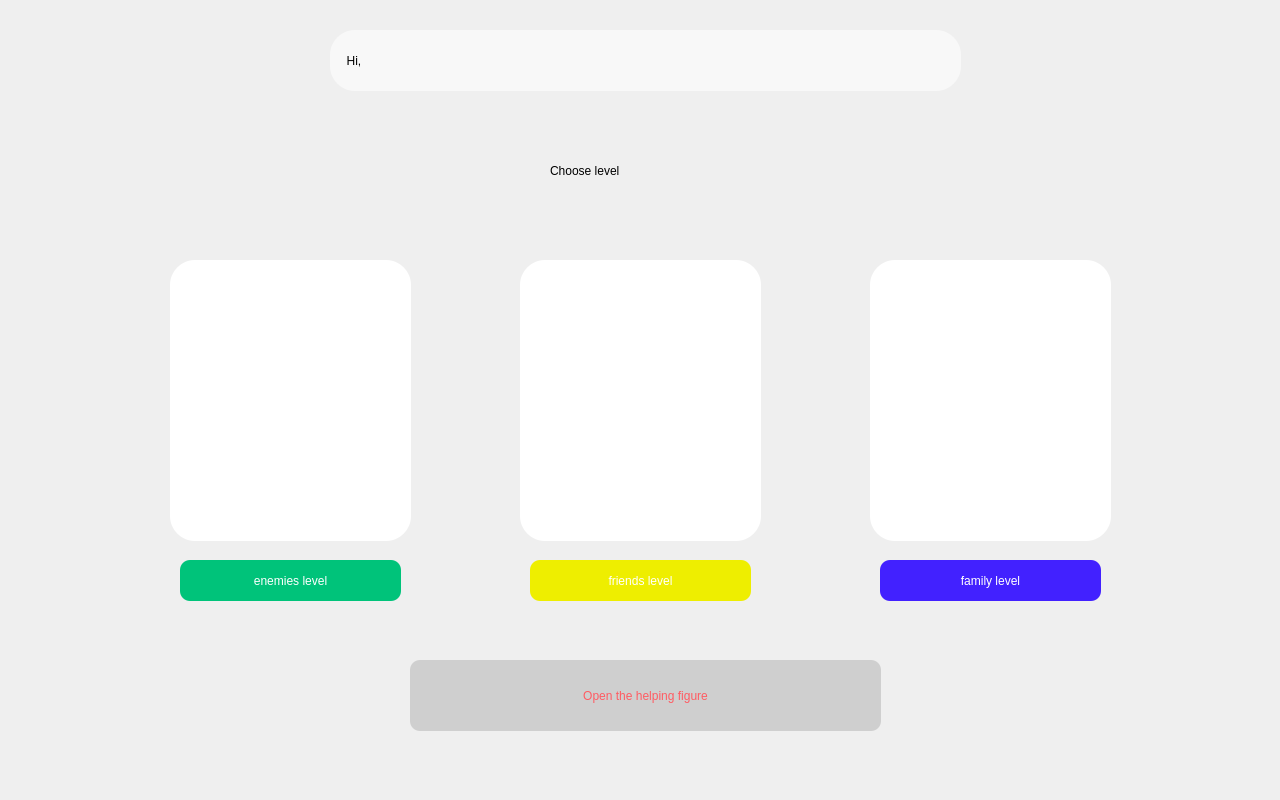
<?xml version="1.0" encoding="UTF-8"?>
<ui version="4.0">
 <class>Dialog</class>
 <widget class="QDialog" name="Dialog">
  <property name="geometry">
   <rect>
    <x>0</x>
    <y>0</y>
    <width>1280</width>
    <height>800</height>
   </rect>
  </property>
  <property name="windowTitle">
   <string>Dialog</string>
  </property>
  <widget class="QPushButton" name="enemieslevel">
   <property name="geometry">
    <rect>
     <x>180</x>
     <y>560</y>
     <width>221</width>
     <height>41</height>
    </rect>
   </property>
   <property name="styleSheet">
    <string notr="true">background: rgb(0, 195, 122);
font: 16pt &quot;Permanent Marker&quot;;
color: rgb(255, 255, 255);
border-radius: 10px 10px 20px 20px;
opacity: 1;</string>
   </property>
   <property name="text">
    <string>enemies level</string>
   </property>
  </widget>
  <widget class="QLabel" name="label_2">
   <property name="geometry">
    <rect>
     <x>170</x>
     <y>260</y>
     <width>241</width>
     <height>281</height>
    </rect>
   </property>
   <property name="styleSheet">
    <string notr="true">border-radius: 25px 25px 35px 35px;
font: 20pt &quot;MS Shell Dlg 2&quot;;
background-color: rgb(255, 255, 255);</string>
   </property>
   <property name="text">
    <string/>
   </property>
   <property name="pixmap">
    <pixmap>images/lion-dance.png</pixmap>
   </property>
   <property name="scaledContents">
    <bool>true</bool>
   </property>
  </widget>
  <widget class="QLabel" name="label_4">
   <property name="geometry">
    <rect>
     <x>550</x>
     <y>150</y>
     <width>181</width>
     <height>41</height>
    </rect>
   </property>
   <property name="styleSheet">
    <string notr="true">font: 18pt &quot;MS Shell Dlg 2&quot;;</string>
   </property>
   <property name="text">
    <string>Choose level</string>
   </property>
  </widget>
  <widget class="QLabel" name="hi">
   <property name="geometry">
    <rect>
     <x>330</x>
     <y>30</y>
     <width>631</width>
     <height>61</height>
    </rect>
   </property>
   <property name="styleSheet">
    <string notr="true">border-radius: 25px 25px 35px 35px;
font: 20pt &quot;MS Shell Dlg 2&quot;;
background-color: rgb(248, 248, 248);</string>
   </property>
   <property name="text">
    <string>     Hi, </string>
   </property>
  </widget>
  <widget class="QLabel" name="label_3">
   <property name="geometry">
    <rect>
     <x>520</x>
     <y>260</y>
     <width>241</width>
     <height>281</height>
    </rect>
   </property>
   <property name="styleSheet">
    <string notr="true">border-radius: 25px 25px 35px 35px;
font: 20pt &quot;MS Shell Dlg 2&quot;;
background-color: rgb(255, 255, 255);</string>
   </property>
   <property name="text">
    <string/>
   </property>
   <property name="pixmap">
    <pixmap>images/deal.png</pixmap>
   </property>
   <property name="scaledContents">
    <bool>true</bool>
   </property>
  </widget>
  <widget class="QLabel" name="label_6">
   <property name="geometry">
    <rect>
     <x>870</x>
     <y>260</y>
     <width>241</width>
     <height>281</height>
    </rect>
   </property>
   <property name="styleSheet">
    <string notr="true">border-radius: 25px 25px 35px 35px;
font: 20pt &quot;MS Shell Dlg 2&quot;;
background-color: rgb(255, 255, 255);</string>
   </property>
   <property name="text">
    <string/>
   </property>
   <property name="pixmap">
    <pixmap>images/family.png</pixmap>
   </property>
   <property name="scaledContents">
    <bool>true</bool>
   </property>
  </widget>
  <widget class="QPushButton" name="friendslevel">
   <property name="geometry">
    <rect>
     <x>530</x>
     <y>560</y>
     <width>221</width>
     <height>41</height>
    </rect>
   </property>
   <property name="styleSheet">
    <string notr="true">font: 16pt &quot;Permanent Marker&quot;;
color: rgb(255, 255, 255);
border-radius: 10px 10px 20px 20px;
background-color: rgb(238, 238, 0);
opacity: 1;</string>
   </property>
   <property name="text">
    <string>friends level</string>
   </property>
  </widget>
  <widget class="QPushButton" name="familylevel">
   <property name="geometry">
    <rect>
     <x>880</x>
     <y>560</y>
     <width>221</width>
     <height>41</height>
    </rect>
   </property>
   <property name="styleSheet">
    <string notr="true">font: 16pt &quot;Permanent Marker&quot;;
background-color: rgb(66, 33, 255);
color: rgb(255, 255, 255);
border-radius: 10px 10px 20px 20px;
opacity: 1;</string>
   </property>
   <property name="text">
    <string>family level</string>
   </property>
  </widget>
  <widget class="QPushButton" name="figureButton">
   <property name="geometry">
    <rect>
     <x>410</x>
     <y>660</y>
     <width>471</width>
     <height>71</height>
    </rect>
   </property>
   <property name="cursor">
    <cursorShape>PointingHandCursor</cursorShape>
   </property>
   <property name="styleSheet">
    <string notr="true">font: 15pt &quot;MS Reference Sans Serif&quot;;
background-color: rgb(207, 207, 207);
color: rgb(255, 91, 98);
border-radius: 10px 10px 20px 20px;

opacity: 1;</string>
   </property>
   <property name="text">
    <string>Open the helping figure</string>
   </property>
  </widget>
 </widget>
 <resources/>
 <connections/>
</ui>
